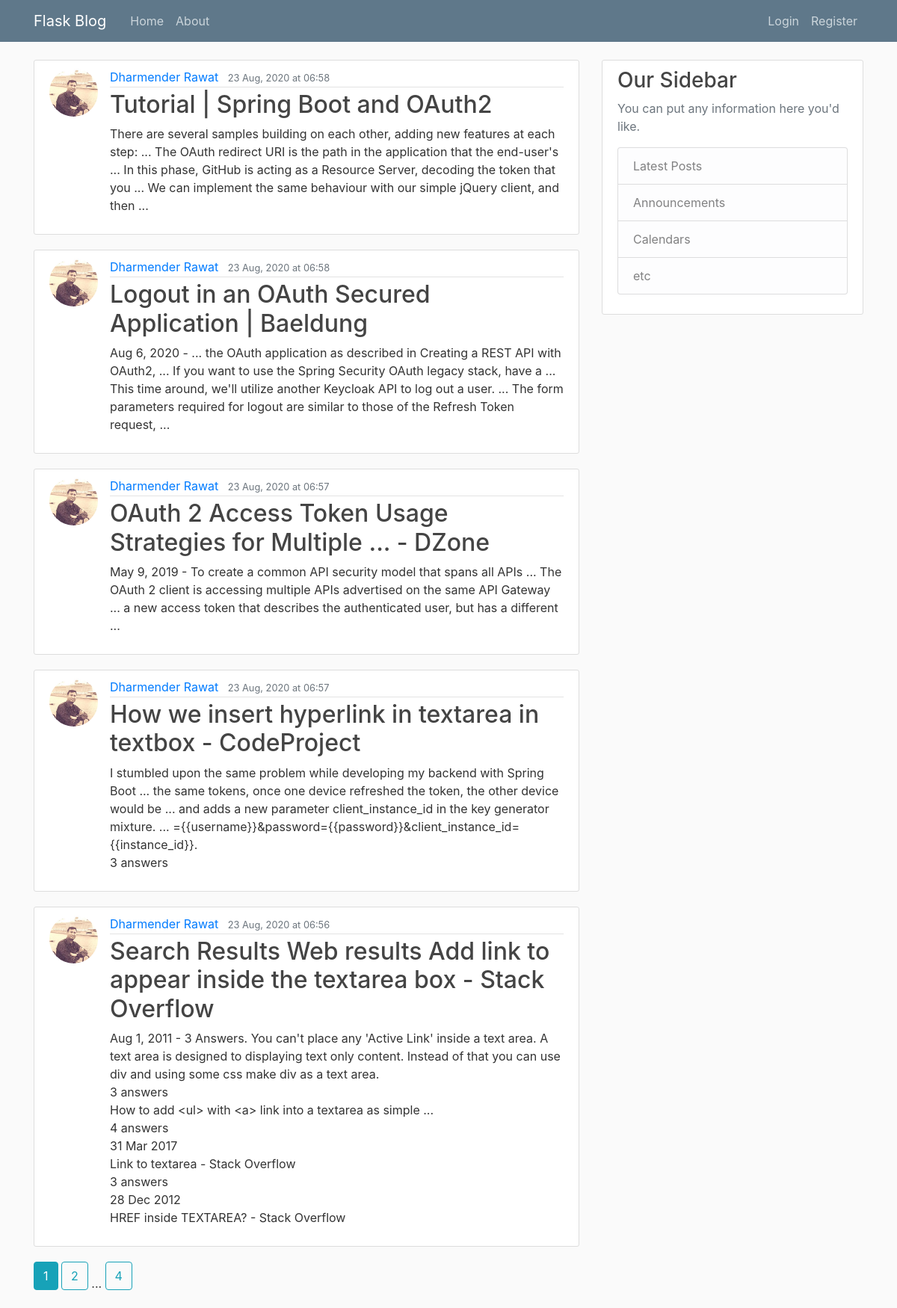
The app's page /home, older data.
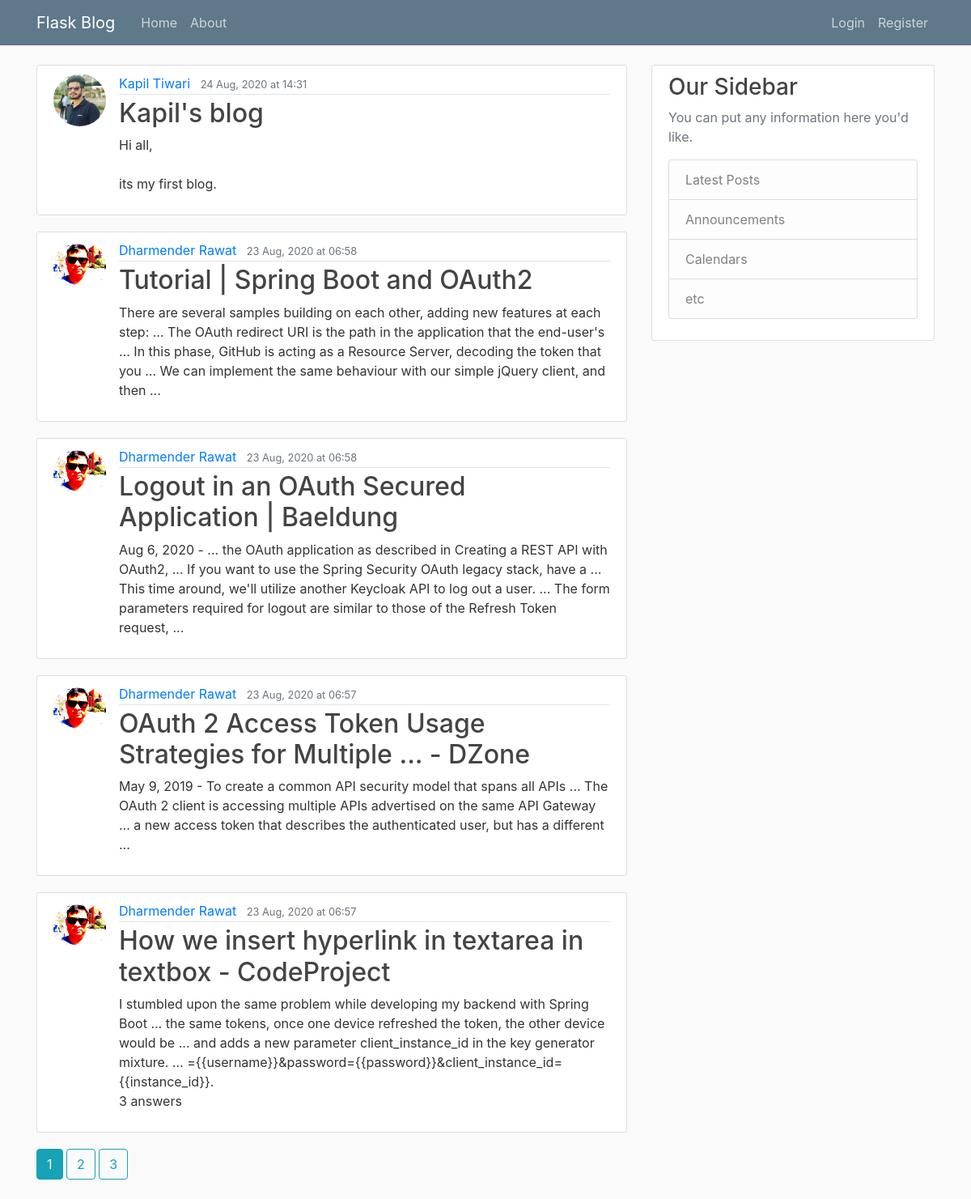
The same page, newer data.
### blog/models.py (models this page shows, shortened)
class Post(db.Model):
    id = db.Column('post_id', db.Integer, primary_key=True)
    title = db.Column(db.String(120),  nullable=False)
    date_posted = db.Column(db.DateTime, nullable=False, default = datetime.utcnow)
    contents = db.Column(db.Text, nullable = False)
    user_id = db.Column(db.Integer, db.ForeignKey('user.id'), nullable = False)

class User (db.Model, UserMixin):
    id = db.Column(db.Integer, primary_key = True)
    username = db.Column(db.String(20), unique = True, nullable = False)
    email = db.Column(db.String(120), unique=True, nullable=False)
    image_file = db.Column(db.String(20), nullable=False, default = 'default.jpg')
    password = db.Column(db.String(60), nullable=False)
    posts = db.relationship('Post', backref = 'author', lazy = True)

### blog/main/routes.py (the view)
@main_bp.route("/")
@main_bp.route("/home")
def home():
    page = request.args.get('page', 1, type=int)
    posts = Post.query.order_by(Post.date_posted.desc()).paginate(per_page=5, page=page)
    return render_template('index.html', posts=posts, title="Home", date_format=date_format)

### blog/main/utils.py (called while the page is built)
def date_format(mydate):
    mydate = mydate.replace(tzinfo=pytz.UTC)
    mydate = mydate.replace(tzinfo=pytz.UTC)
    return mydate.astimezone(tzlocal()).strftime('%d %b, %Y at %H:%M')

### blog/templates/index.html
{% extends "layout.html" %}
{% block content %}
{% for post in posts.items %}
<article class="media content-section">
    <img class="rounded-circle article-img"
         src="{{ url_for('static', filename='profile_pics/' + post.author.image_file) }}">
    <div class="media-body">
        <div class="article-metadata">
            <a class="mr-2" href="{{ url_for('users_bp.user_posts', username=post.author.username )}}">{{ post.author.username }}</a>
            <small class="text-muted">{{ date_format(post.date_posted) }}</small>
        </div>
        <h2><a class="article-title" href="{{ url_for('posts_bp.post', post_id=post.id) }}">{{ post.title }}</a></h2>
        <p class="article-content">{{ post.contents }}</p>
    </div>
</article>
{% endfor %}
{%  for page_num in posts.iter_pages(left_edge=1, right_edge=1, left_current=1, right_current=2) %}
    {%  if page_num %}
        {% if posts.page == page_num %}
        <a class="btn btn-info mb-4"    href="{{ url_for('main_bp.home', page=page_num)}}"> {{page_num}} </a>
        {% else %}
        <a class="btn btn-outline-info mb-4"    href="{{ url_for('main_bp.home', page=page_num)}}"> {{page_num}} </a>
        {% endif %}
    {%  else %}
    ...
    {%  endif %}
{%  endfor %}
{% endblock %}

### blog/templates/layout.html (shortened to what this page needs)
<!DOCTYPE html>
<html lang="en">
<head>
    <link rel="stylesheet" href="https://stackpath.bootstrapcdn.com/bootstrap/4.3.1/css/bootstrap.min.css">
    <link rel="stylesheet" type="text/css" href="{{ url_for('static', filename='main.css') }}">
</head>
<body>
  <header class="site-header">
      <nav class="navbar navbar-expand-md navbar-dark bg-steel fixed-top">
        <div class="container">
          <a class="navbar-brand mr-4" href="/">Flask Blog</a>
          <div class="collapse navbar-collapse" id="navbarToggle">
            <div class="navbar-nav mr-auto">
              <a class="nav-item nav-link" href="{{ url_for('main_bp.home') }}">Home</a>
              <a class="nav-item nav-link" href="{{ url_for('main_bp.about') }}">About</a>
            </div>
            <div class="navbar-nav">
              {% if current_user.is_authenticated %}
                <a class="nav-item nav-link" href="{{ url_for('users_bp.account') }}">Account</a>
                <a class="nav-item nav-link" href="{{ url_for('users_bp.logout') }}">Logout</a>
              {% else %}
                <a class="nav-item nav-link" href="{{ url_for('users_bp.login') }}">Login</a>
                <a class="nav-item nav-link" href="{{ url_for('users_bp.register') }}">Register</a>
              {% endif %}
            </div>
          </div>
        </div>
      </nav>
    </header>
    <main role="main" class="container">
      <div class="row">
        <div class="col-md-8">
          {% block content %}{% endblock %}
        </div>
        <div class="col-md-4">
          <div class="content-section">
            <h3>Our Sidebar</h3>
            <p class='text-muted'>You can put any information here you'd like.
              <ul class="list-group">
                <li class="list-group-item list-group-item-light">Latest Posts</li>
                <li class="list-group-item list-group-item-light">Announcements</li>
                <li class="list-group-item list-group-item-light">Calendars</li>
                <li class="list-group-item list-group-item-light">etc</li>
              </ul>
            </p>
          </div>
        </div>
      </div>
    </main>
</body>
</html>

### blog/static/main.css (style rules this page uses)
body { background: #fafafa; color: #333333; margin-top: 5rem; }
h1, h2, h3, h4, h5, h6 { color: #444444; }
.bg-steel { background-color: #5f788a; }
.site-header .navbar-nav .nav-link { color: #cbd5db; }
.content-section { background: #ffffff; padding: 10px 20px; border: 1px solid #dddddd; border-radius: 3px; margin-bottom: 20px; }
.article-title { color: #444444; }
.article-content { white-space: pre-line; }
.article-img { height: 65px; width: 65px; margin-right: 16px; }
.article-metadata { padding-bottom: 1px; margin-bottom: 4px; border-bottom: 1px solid #e3e3e3 }

Row changes from the older to the newer data that the page shows:
removed Post: image_file (picture), author.username "Dharmender Rawat", date_posted "23 Aug, 2020 at 06:56", title "Search Results Web results Add link to appear inside the textarea box - Stack Overflow", contents "Aug 1, 2011 - 3 Answers. You can't place any 'Active Link' inside a text area. A text area is designed to displaying text only content. Instead of that you can use div and using some css make div as a text area. 3 answers How to add <ul> with <a> link into a textarea as simple ... 4 answers 31 Mar 2017 Link to textarea - Stack Overflow 3 answers 28 Dec 2012 HREF inside TEXTAREA? - Stack Overflow"
added Post: image_file (picture), author.username "Kapil Tiwari", date_posted "24 Aug, 2020 at 14:31", title "Kapil's blog", contents "Hi all, its my first blog."
changed through a linked row, Post "Tutorial | Spring Boot and OAuth2": image_file: a different picture
changed through a linked row, Post "Logout in an OAuth Secured Application | Baeldung": image_file: a different picture
changed through a linked row, Post "OAuth 2 Access Token Usage Strategies for Multiple ... - DZone": image_file: a different picture
changed through a linked row, Post "How we insert hyperlink in textarea in textbox - CodeProject": image_file: a different picture
Text that changed along with them:
new list line: "3"
list line gone: "4"
